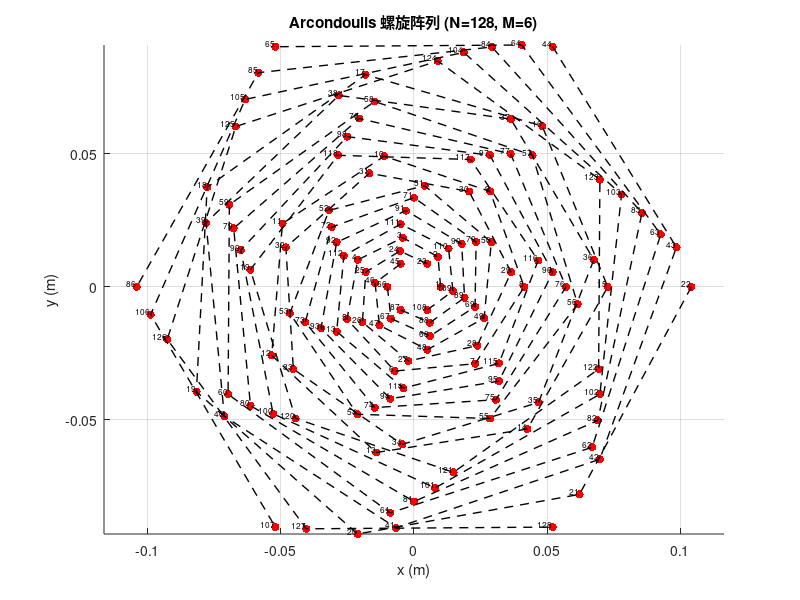
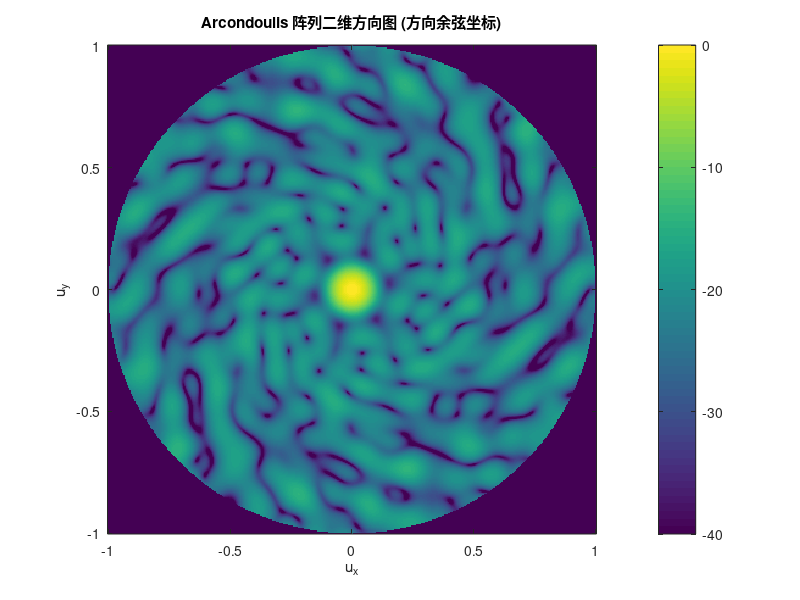
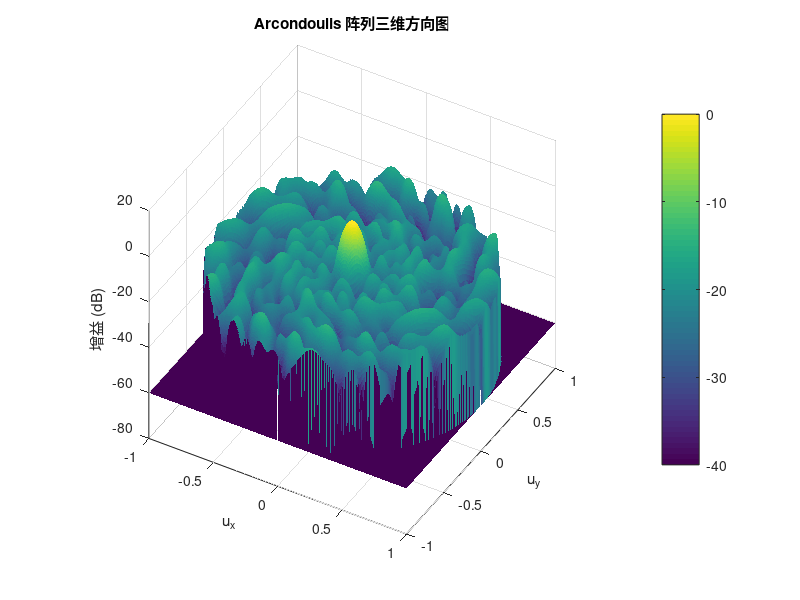

The MATLAB script that drew these images, in order:
% Arcondoulis 螺旋阵列 —— 修正版本（处理 N 不能整除 M 的情况）
clear; clc; close all;

%% 参数
N = 128;        % 阵元总数
M = 6;          % 螺旋臂数
a = 0.01;       % 起始半径 (m)
b = 0.005;      % 阿基米德螺旋的螺距
nTurns = 3;     % 螺旋圈数
fc = 20e3;      % 频率 (Hz)
c = 340;        % 传播速度 (m/s)
lambda = c / fc;
k0 = 2*pi / lambda;   % 波数

%% 将 N 均匀（尽量）分配到 M 臂，处理不能整除的情况
N_base = floor(N / M);
remainder = N - N_base * M;      % 余数需要分配给前 remainder 个臂
N_arm_counts = repmat(N_base, 1, M);
if remainder > 0
    N_arm_counts(1:remainder) = N_arm_counts(1:remainder) + 1;
end
% 验证
totalAssigned = sum(N_arm_counts);
if totalAssigned ~= N
    error('分配错误：总分配(%d) != N(%d)', totalAssigned, N);
end

%% 生成阵元位置（按臂分配）
pos = zeros(3, N);
idx = 1;
for mIdx = 1:M
    nElemThisArm = N_arm_counts(mIdx);
    if nElemThisArm == 1
        % 只有一个点时直接取 theta = 0
        thetas = 0;
    else
        thetas = (0:(nElemThisArm-1)) ./ (nElemThisArm-1) * (2*pi*nTurns);
    end
    for j = 1:nElemThisArm
        theta = thetas(j);
        r = a + b * theta;                 % 阿基米德螺旋
        th = theta + 2*pi*(mIdx-1)/M;      % 每臂相位偏移
        x = r * cos(th);
        y = r * sin(th);
        z = 0;
        pos(:, idx) = [x; y; z];
        idx = idx + 1;
    end
end

%% 方向余弦网格
ux = linspace(-1,1,401);   % 网格加密一些
uy = linspace(-1,1,401);
[UX, UY] = meshgrid(ux, uy);
mask = (UX.^2 + UY.^2) <= 1;

%% 计算阵列因子（注意只对已分配的 N 个元素循环）
AF = zeros(size(UX));
for nIdx = 1:N
    xn = pos(1, nIdx);
    yn = pos(2, nIdx);
    zn = pos(3, nIdx);
    uz = sqrt(max(0, 1 - UX.^2 - UY.^2));   % 取正根（上半球）
    AF = AF + exp(1j * k0 * (xn * UX + yn * UY + zn * uz));
end

%% 归一化并转 dB
AF = AF ./ max(abs(AF(:)));
AFdB = 20 * log10(abs(AF) + eps);
AFdB(~mask) = -60;    % 单位球面外填低值（更低以便观察）

%% 绘制阵列几何（分臂连线）
figure('Name','几何结构'); 
scatter(pos(1,:), pos(2,:), 36, 'r', 'filled'); hold on;
% 每臂连线
startIdx = 1;
for mIdx = 1:M
    nElemThisArm = N_arm_counts(mIdx);
    idx_arm = startIdx : (startIdx + nElemThisArm - 1);
    plot(pos(1, idx_arm), pos(2, idx_arm), '--k', 'LineWidth', 1);
    startIdx = startIdx + nElemThisArm;
end
text(pos(1,:), pos(2,:), arrayfun(@num2str, 1:N, 'UniformOutput', false), ...
    'FontSize',6, 'VerticalAlignment','bottom', 'HorizontalAlignment','right');
axis equal; grid on;
xlabel('x (m)'); ylabel('y (m)');
title(sprintf('Arcondoulis 螺旋阵列 (N=%d, M=%d)', N, M));

%% 二维方向图（ux-uy 平面）
figure('Name','二维方向图');
imagesc(ux, uy, AFdB);
set(gca,'YDir','normal');
axis square;
colorbar;
caxis([-40 0]);
xlabel('u_x'); ylabel('u_y');
title('Arcondoulis 阵列二维方向图 (方向余弦坐标)');

%% 三维方向图
figure('Name','三维方向图');
surf(UX, UY, AFdB, 'EdgeColor', 'none');
axis square; view(30,40);
colorbar; caxis([-40 0]);
xlabel('u_x'); ylabel('u_y'); zlabel('增益 (dB)');
title('Arcondoulis 阵列三维方向图');
